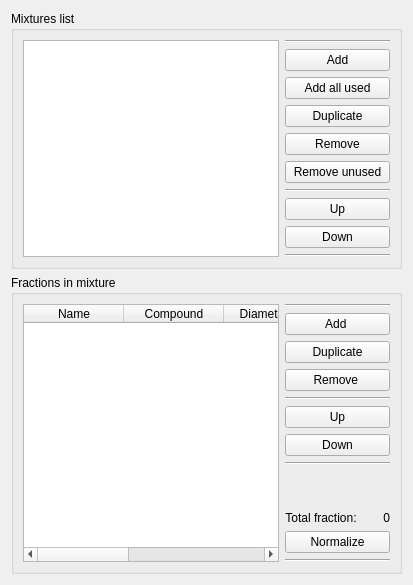
     <widget class="QWidget" name="tabMixtures">
      <property name="toolTip">
       <string/>
      </property>
      <attribute name="title">
       <string>Mixtures</string>
      </attribute>
      <layout class="QVBoxLayout" name="verticalLayout" stretch="3,4">
       <item>
        <widget class="QGroupBox" name="groupBox_4">
         <property name="title">
          <string>Mixtures list</string>
         </property>
         <layout class="QHBoxLayout" name="horizontalLayout_2">
          <item>
           <widget class="QListWidget" name="listMixtures">
            <property name="maximumSize">
             <size>
              <width>16777215</width>
              <height>16777215</height>
             </size>
            </property>
            <property name="toolTip">
             <string/>
            </property>
           </widget>
          </item>
          <item>
           <layout class="QVBoxLayout" name="verticalLayout_6" stretch="0,0,0,0,0,0,0,0,0,0">
            <item>
             <widget class="Line" name="line_4">
              <property name="orientation">
               <enum>Qt::Horizontal</enum>
              </property>
             </widget>
            </item>
            <item>
             <widget class="QPushButton" name="buttonAddMixture">
              <property name="minimumSize">
               <size>
                <width>105</width>
                <height>0</height>
               </size>
              </property>
              <property name="toolTip">
               <string>Add new mixture</string>
              </property>
              <property name="statusTip">
               <string>Add new mixture</string>
              </property>
              <property name="whatsThis">
               <string>Add new mixture</string>
              </property>
              <property name="text">
               <string>Add</string>
              </property>
              <property name="icon">
               <iconset resource="../../MusenGUI/MusenGUI/musengui.qrc">
                <normaloff>:/MusenGUI/Pictures/add.png</normaloff>:/MusenGUI/Pictures/add.png</iconset>
              </property>
              <property name="autoDefault">
               <bool>false</bool>
              </property>
             </widget>
            </item>
            <item>
             <widget class="QPushButton" name="buttonAddAllMixtures">
              <property name="sizePolicy">
               <sizepolicy hsizetype="Minimum" vsizetype="Fixed">
                <horstretch>0</horstretch>
                <verstretch>0</verstretch>
               </sizepolicy>
              </property>
              <property name="toolTip">
               <string>Add all mixtures used in the scene, if they are available in the database</string>
              </property>
              <property name="statusTip">
               <string>Add all mixtures used in the scene, if they are available in the database</string>
              </property>
              <property name="whatsThis">
               <string>Add all mixtures used in the scene, if they are available in the database</string>
              </property>
              <property name="text">
               <string>Add all used</string>
              </property>
              <property name="icon">
               <iconset resource="../../MusenGUI/MusenGUI/musengui.qrc">
                <normaloff>:/MusenGUI/Pictures/addAll.png</normaloff>:/MusenGUI/Pictures/addAll.png</iconset>
              </property>
              <property name="autoDefault">
               <bool>false</bool>
              </property>
             </widget>
            </item>
            <item>
             <widget class="QPushButton" name="buttonDuplicateMixture">
              <property name="toolTip">
               <string>Duplicate selected mixture</string>
              </property>
              <property name="statusTip">
               <string>Duplicate selected mixture</string>
              </property>
              <property name="whatsThis">
               <string>Duplicate selected mixture</string>
              </property>
              <property name="text">
               <string>Duplicate</string>
              </property>
              <property name="icon">
               <iconset resource="../../MusenGUI/MusenGUI/musengui.qrc">
                <normaloff>:/MusenGUI/Pictures/duplicate.png</normaloff>:/MusenGUI/Pictures/duplicate.png</iconset>
              </property>
              <property name="autoDefault">
               <bool>false</bool>
              </property>
             </widget>
            </item>
            <item>
             <widget class="QPushButton" name="buttonRemoveMixture">
              <property name="toolTip">
               <string>Remove selected mixture</string>
              </property>
              <property name="statusTip">
               <string>Remove selected mixture</string>
              </property>
              <property name="whatsThis">
               <string>Remove selected mixture</string>
              </property>
              <property name="text">
               <string>Remove</string>
              </property>
              <property name="icon">
               <iconset resource="../../MusenGUI/MusenGUI/musengui.qrc">
                <normaloff>:/MusenGUI/Pictures/minus.png</normaloff>:/MusenGUI/Pictures/minus.png</iconset>
              </property>
              <property name="autoDefault">
               <bool>false</bool>
              </property>
             </widget>
            </item>
            <item>
             <widget class="QPushButton" name="buttonRemoveUnusedMixtures">
              <property name="toolTip">
               <string>Remove selected mixture</string>
              </property>
              <property name="statusTip">
               <string>Remove selected mixture</string>
              </property>
              <property name="whatsThis">
               <string>Remove selected mixture</string>
              </property>
              <property name="text">
               <string>Remove unused</string>
              </property>
              <property name="icon">
               <iconset resource="../../MusenGUI/MusenGUI/musengui.qrc">
                <normaloff>:/MusenGUI/Pictures/removeAll.png</normaloff>:/MusenGUI/Pictures/removeAll.png</iconset>
              </property>
              <property name="autoDefault">
               <bool>false</bool>
              </property>
             </widget>
            </item>
            <item>
             <widget class="Line" name="line">
              <property name="orientation">
               <enum>Qt::Horizontal</enum>
              </property>
             </widget>
            </item>
            <item>
             <widget class="QPushButton" name="buttonUpMixture">
              <property name="toolTip">
               <string>Move selected mixture upwards</string>
              </property>
              <property name="statusTip">
               <string>Move selected mixture upwards</string>
              </property>
              <property name="whatsThis">
               <string>Move selected mixture upwards</string>
              </property>
              <property name="text">
               <string>Up</string>
              </property>
              <property name="icon">
               <iconset resource="../../MusenGUI/MusenGUI/musengui.qrc">
                <normaloff>:/MusenGUI/Pictures/up.png</normaloff>:/MusenGUI/Pictures/up.png</iconset>
              </property>
              <property name="autoDefault">
               <bool>false</bool>
              </property>
             </widget>
            </item>
            <item>
             <widget class="QPushButton" name="buttonDownMixture">
              <property name="toolTip">
               <string>Move selected mixture downwards</string>
              </property>
              <property name="statusTip">
               <string>Move selected mixture downwards</string>
              </property>
              <property name="whatsThis">
               <string>Move selected mixture downwards</string>
              </property>
              <property name="text">
               <string>Down</string>
              </property>
              <property name="icon">
               <iconset resource="../../MusenGUI/MusenGUI/musengui.qrc">
                <normaloff>:/MusenGUI/Pictures/down.png</normaloff>:/MusenGUI/Pictures/down.png</iconset>
              </property>
              <property name="autoDefault">
               <bool>false</bool>
              </property>
             </widget>
            </item>
            <item>
             <widget class="Line" name="line_5">
              <property name="orientation">
               <enum>Qt::Horizontal</enum>
              </property>
             </widget>
            </item>
           </layout>
          </item>
         </layout>
        </widget>
       </item>
       <item>
        <widget class="QGroupBox" name="groupBox_5">
         <property name="minimumSize">
          <size>
           <width>0</width>
           <height>0</height>
          </size>
         </property>
         <property name="title">
          <string>Fractions in mixture</string>
         </property>
         <layout class="QGridLayout" name="gridLayout_4">
          <item row="0" column="1">
           <layout class="QVBoxLayout" name="verticalLayout_9">
            <item>
             <widget class="Line" name="line_6">
              <property name="orientation">
               <enum>Qt::Horizontal</enum>
              </property>
             </widget>
            </item>
            <item>
             <widget class="QPushButton" name="buttonAddFraction">
              <property name="minimumSize">
               <size>
                <width>105</width>
                <height>0</height>
               </size>
              </property>
              <property name="toolTip">
               <string>Add new size fraction into current mixture</string>
              </property>
              <property name="statusTip">
               <string>Add new size fraction into current mixture</string>
              </property>
              <property name="whatsThis">
               <string>Add new size fraction into current mixture</string>
              </property>
              <property name="text">
               <string>Add </string>
              </property>
              <property name="icon">
               <iconset resource="../../MusenGUI/MusenGUI/musengui.qrc">
                <normaloff>:/MusenGUI/Pictures/add.png</normaloff>:/MusenGUI/Pictures/add.png</iconset>
              </property>
              <property name="autoDefault">
               <bool>false</bool>
              </property>
             </widget>
            </item>
            <item>
             <widget class="QPushButton" name="buttonDuplicateFraction">
              <property name="toolTip">
               <string>Duplicate selected size fraction</string>
              </property>
              <property name="statusTip">
               <string>Duplicate selected size fraction</string>
              </property>
              <property name="whatsThis">
               <string>Duplicate selected size fraction</string>
              </property>
              <property name="text">
               <string>Duplicate</string>
              </property>
              <property name="icon">
               <iconset resource="../../MusenGUI/MusenGUI/musengui.qrc">
                <normaloff>:/MusenGUI/Pictures/duplicate.png</normaloff>:/MusenGUI/Pictures/duplicate.png</iconset>
              </property>
              <property name="autoDefault">
               <bool>false</bool>
              </property>
             </widget>
            </item>
            <item>
             <widget class="QPushButton" name="buttonRemoveFraction">
              <property name="toolTip">
               <string>Remove selected size fraction from current mixture</string>
              </property>
              <property name="statusTip">
               <string>Remove selected size fraction from current mixture</string>
              </property>
              <property name="whatsThis">
               <string>Remove selected size fraction from current mixture</string>
              </property>
              <property name="text">
               <string>Remove </string>
              </property>
              <property name="icon">
               <iconset resource="../../MusenGUI/MusenGUI/musengui.qrc">
                <normaloff>:/MusenGUI/Pictures/minus.png</normaloff>:/MusenGUI/Pictures/minus.png</iconset>
              </property>
              <property name="autoDefault">
               <bool>false</bool>
              </property>
             </widget>
            </item>
            <item>
             <widget class="Line" name="line_2">
              <property name="orientation">
               <enum>Qt::Horizontal</enum>
              </property>
             </widget>
            </item>
            <item>
             <widget class="QPushButton" name="buttonUpFraction">
              <property name="toolTip">
               <string>Move selected size fraction upwards</string>
              </property>
              <property name="statusTip">
               <string>Move selected size fraction upwards</string>
              </property>
              <property name="whatsThis">
               <string>Move selected size fraction upwards</string>
              </property>
              <property name="text">
               <string>Up</string>
              </property>
              <property name="icon">
               <iconset resource="../../MusenGUI/MusenGUI/musengui.qrc">
                <normaloff>:/MusenGUI/Pictures/up.png</normaloff>:/MusenGUI/Pictures/up.png</iconset>
              </property>
              <property name="autoDefault">
               <bool>false</bool>
              </property>
             </widget>
            </item>
            <item>
             <widget class="QPushButton" name="buttonDownFraction">
              <property name="toolTip">
               <string>Move selected size fraction downwards</string>
              </property>
              <property name="statusTip">
               <string>Move selected size fraction downwards</string>
              </property>
              <property name="whatsThis">
               <string>Move selected size fraction downwards</string>
              </property>
              <property name="text">
               <string>Down</string>
              </property>
              <property name="icon">
               <iconset resource="../../MusenGUI/MusenGUI/musengui.qrc">
                <normaloff>:/MusenGUI/Pictures/down.png</normaloff>:/MusenGUI/Pictures/down.png</iconset>
              </property>
              <property name="autoDefault">
               <bool>false</bool>
              </property>
             </widget>
            </item>
            <item>
             <widget class="Line" name="line_3">
              <property name="orientation">
               <enum>Qt::Horizontal</enum>
              </property>
             </widget>
            </item>
            <item>
             <spacer name="verticalSpacer">
              <property name="orientation">
               <enum>Qt::Vertical</enum>
              </property>
              <property name="sizeHint" stdset="0">
               <size>
                <width>20</width>
                <height>40</height>
               </size>
              </property>
             </spacer>
            </item>
            <item>
             <layout class="QHBoxLayout" name="horizontalLayout_12">
              <item>
               <widget class="QLabel" name="totalFractionLabel">
                <property name="text">
                 <string>Total fraction:</string>
                </property>
                <property name="alignment">
                 <set>Qt::AlignCenter</set>
                </property>
               </widget>
              </item>
              <item>
               <widget class="QLabel" name="labelFraction">
                <property name="text">
                 <string>0</string>
                </property>
                <property name="alignment">
                 <set>Qt::AlignRight|Qt::AlignTrailing|Qt::AlignVCenter</set>
                </property>
               </widget>
              </item>
             </layout>
            </item>
            <item>
             <widget class="QPushButton" name="buttonNormalize">
              <property name="toolTip">
               <string>Normalize fractions in current mixture (should be equal to 1)</string>
              </property>
              <property name="statusTip">
               <string>Normalize fractions in current mixture (should be equal to 1)</string>
              </property>
              <property name="whatsThis">
               <string>Normalize fractions in current mixture (should be equal to 1)</string>
              </property>
              <property name="text">
               <string>Normalize</string>
              </property>
              <property name="autoDefault">
               <bool>false</bool>
              </property>
             </widget>
            </item>
            <item>
             <widget class="Line" name="line_7">
              <property name="orientation">
               <enum>Qt::Horizontal</enum>
              </property>
             </widget>
            </item>
           </layout>
          </item>
          <item row="0" column="0">
           <widget class="CQtTable" name="tableFractions">
            <property name="sizePolicy">
             <sizepolicy hsizetype="Expanding" vsizetype="Expanding">
              <horstretch>0</horstretch>
              <verstretch>0</verstretch>
             </sizepolicy>
            </property>
            <attribute name="horizontalHeaderStretchLastSection">
             <bool>true</bool>
            </attribute>
            <column>
             <property name="text">
              <string>Name</string>
             </property>
            </column>
            <column>
             <property name="text">
              <string>Compound</string>
             </property>
            </column>
            <column>
             <property name="text">
              <string>Diameter [m]</string>
             </property>
            </column>
            <column>
             <property name="text">
              <string>Cont. diam. [m]</string>
             </property>
            </column>
            <column>
             <property name="text">
              <string>Number fraction</string>
             </property>
            </column>
           </widget>
          </item>
         </layout>
        </widget>
       </item>
      </layout>
     </widget>
